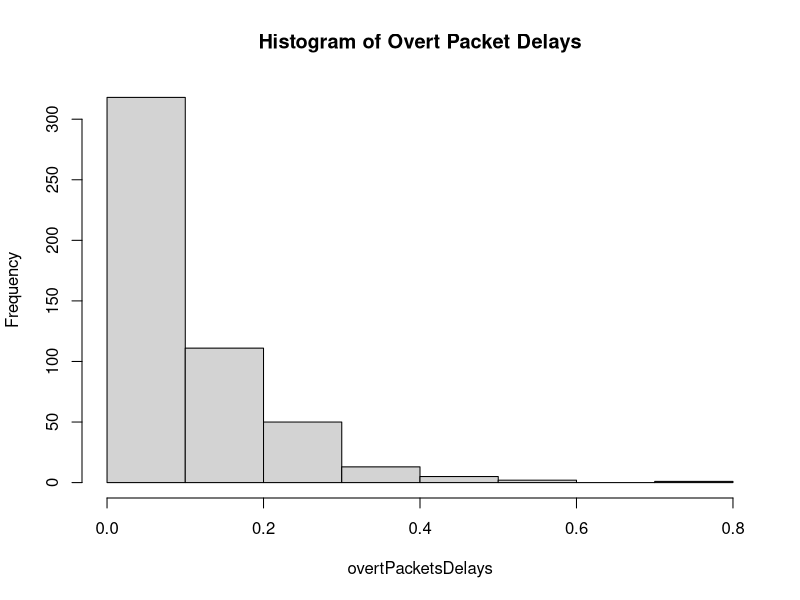
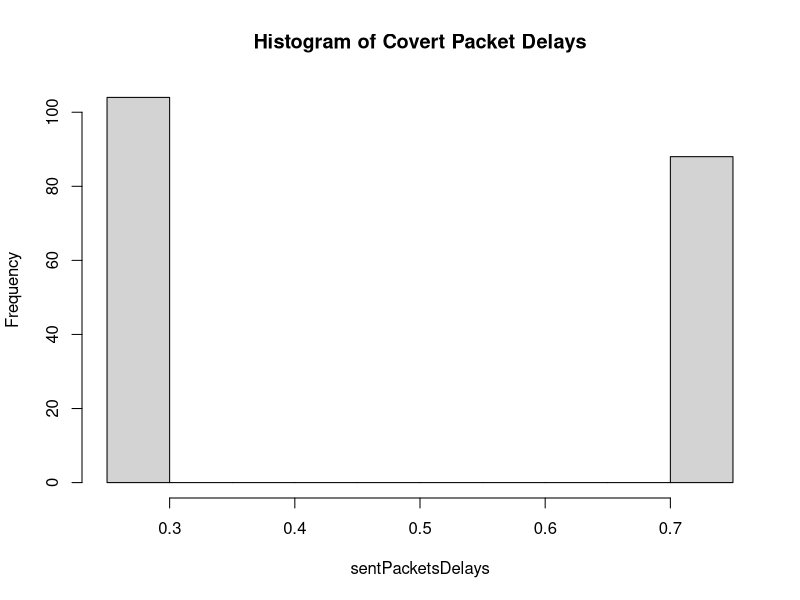

These charts were generated, in order, by the following R code:
## ---- chunk 1

knitr::opts_chunk$set(echo = TRUE)
## ---- chunk 2
#  your R code here
message = "this is a secret message"
rawMessage = charToRaw(message)
bits = rawToBits(rawMessage)

bitLength = (nchar(message) * 8)
sentPacketsTime = numeric(bitLength + 1)
sentPacketsStream = numeric(bitLength)
sentPacketsDelays = numeric(bitLength)
currTime = 0
index = 2
for (i in 1:nchar(message)) {
  for (x in 0:7) {
    if (bits[(i*8) - x] == 00){
      sentPacketsTime[index] = currTime + 0.25
      currTime = currTime + 0.25
      sentPacketsStream[index-1] = 0
      sentPacketsDelays[index-1] = 0.25
    } else {
      sentPacketsTime[index] = currTime + 0.75
      currTime = currTime + 0.75
      sentPacketsStream[index-1] = 1
      sentPacketsDelays[index-1] = 0.75
    }
    index = index + 1
  }
}

print(sentPacketsStream)
print(sentPacketsStream)
## ---- chunk 3
#  your R code here
data <- read.csv("Traffic_data_orig.csv", header=TRUE)
overtPacketStream = data[,2]
x = length(overtPacketStream)
overtPacketsDelays = numeric(x-1)
currTime = 0
index = 2
for (i in 2:x-1){
  overtPacketsDelays[i-1] = overtPacketStream[i]-overtPacketStream[i-1]
}

hist(overtPacketsDelays, main = "Histogram of Overt Packet Delays")
hist(sentPacketsDelays, main = "Histogram of Covert Packet Delays")
## ---- chunk 4
#  your R code here

## ---- chunk 5
#  your R code here

## ---- chunk 6
#  your R simulation code here 


# tabulate results and compute the probabilities

## ---- chunk 7
#  your R simulation code here 


# tabulate results and compute the probabilities
